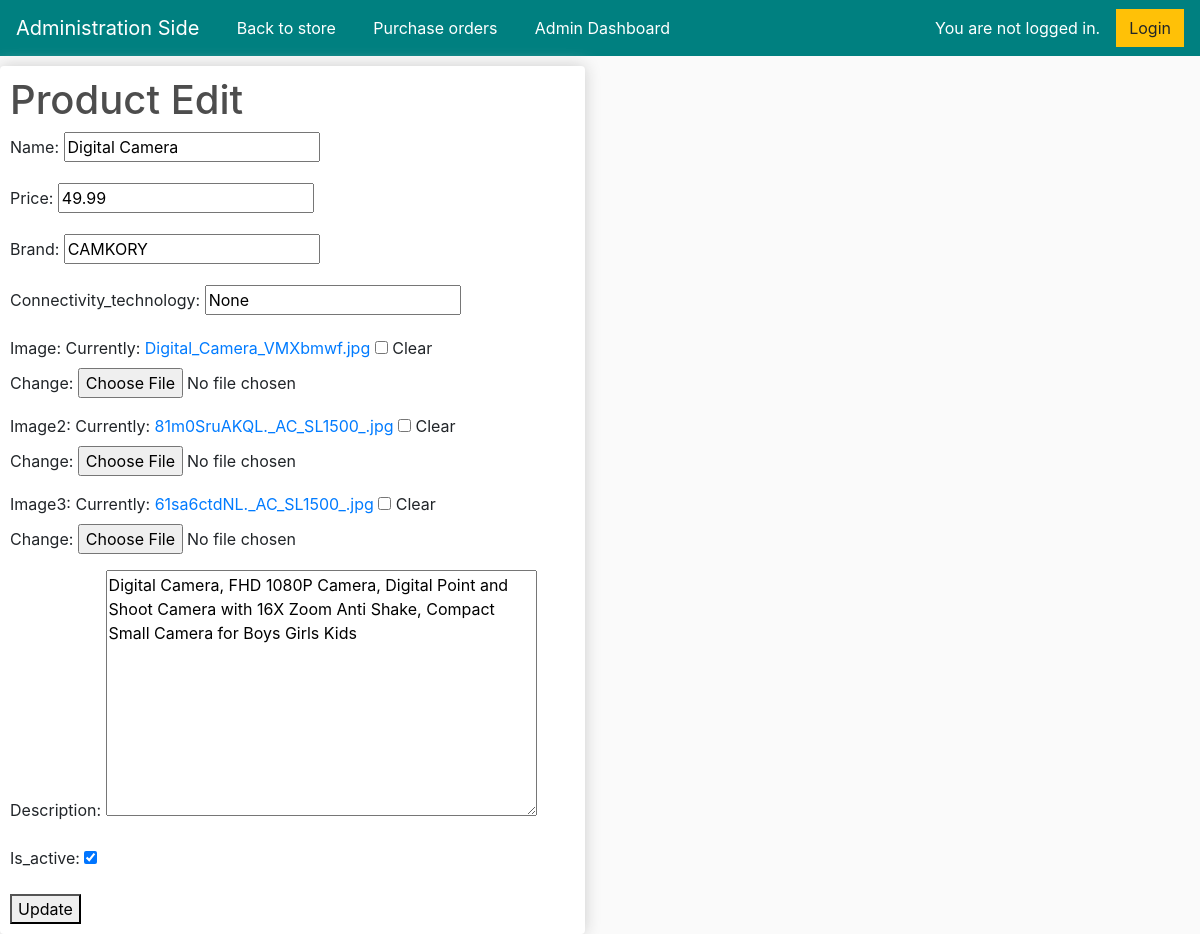
The app's page /product_edit/2, older data.
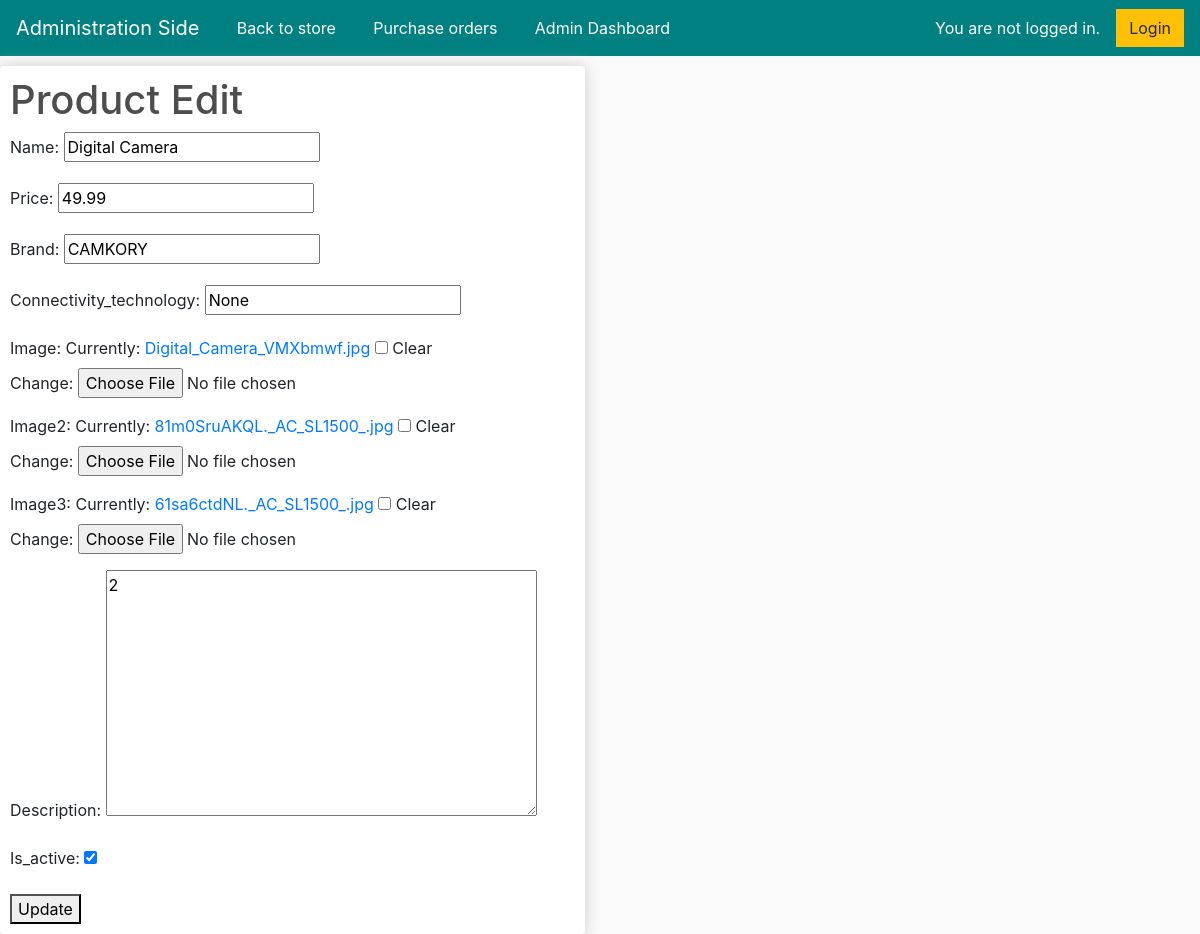
The same page, newer data.
### store/models.py (models this page shows, shortened)
class Product(models.Model):
    name = models.CharField(max_length=200, null=True, verbose_name=_('name'))
    price = models.DecimalField(max_digits=10, decimal_places=2, verbose_name=_('price'))
    brand = models.CharField(max_length=16, null=True, verbose_name=_('brand'))
    connectivity_technology = models.CharField(max_length=32, null=True, verbose_name=_('connectivity_technology'))
    digital = models.BooleanField(default=False, null=True, blank=False)
    image = models.ImageField(null=True, blank=True)
    image2 = models.ImageField(null=True, blank=True)
    image3 = models.ImageField(null=True, blank=True)
    description = models.TextField(null=True, verbose_name=_('description'))
    is_active = models.BooleanField(default=True, verbose_name=_('is_active'))

### store/views.py (the view, shortened to what this page needs)
# urls.py: path('product_edit/<int:product_id>', views.ProductUpdateView.as_view(), name="product_edit"),
class ProductUpdateView(View):
    def get(self, request, product_id):
        product = Product.objects.get(id=product_id)
        form = ProductForm(instance=product)
        return render(request, 'product_edit.html', {'form': form})

### store/forms.py
class ProductForm(forms.ModelForm):
    class Meta:
        model = Product
        fields = ['name','price','brand','connectivity_technology','image','image2','image3','description','is_active']

### store/templates/product_edit.html (shortened to what this page needs)
<!DOCTYPE html>
{% load static %}
{% load i18n %}
<head>
	<link rel="stylesheet" href="https://stackpath.bootstrapcdn.com/bootstrap/4.4.1/css/bootstrap.min.css">
	<link rel="stylesheet" type="text/css" href="{% static 'css/main.css' %}">
</head>
<body>
    <nav class="navbar navbar-expand-lg navbar-dark" style="background-color: #008080;">
		<a class="navbar-brand" href="{% url 'adminDashboard' %}">{% trans 'Administration Side' %}</a>
		<div class="collapse navbar-collapse" id="navbarSupportedContent">
			<ul class="navbar-nav me-auto mb-2 mb-lg-0">
				<a style="margin-left: 8px; color: #008080">|</a>
				<li class="nav-item">
					<a class="nav-link active" aria-current="page" href="{% url 'store' %}">{% trans 'Back to store' %}</a>
				</li>
				<a style="margin-left: 16px; color: #008080">|</a>
				<li class="nav-item">
					<a class="nav-link active" aria-current="page" href="{% url 'order_list' %}">{% trans 'Purchase orders' %}</a>
				</li>
				<a style="margin-left: 16px; color: #008080">|</a>
				<li class="nav-item">
					<a class="nav-link active" aria-current="page" href="{% url 'adminDashboard' %}">{% trans 'Admin Dashboard' %}</a>
				</li>
			</ul>
		</div>
	    <div class="form-inline my-2 my-lg-0">
			{% if user.is_authenticated %}
				<a style="margin-right: 16px; color: white">{% trans 'Hi' %} {{ user.username }}! </a>
				<form action="{% url 'logout' %}" method="post">
					{% csrf_token %}
					<button class="btn btn-warning" type="submit">{% trans 'Logout' %}</button>
				</form>
			{% else %}
				<a style="margin-right: 16px; color: white">{% trans 'You are not logged in.' %} </a>
	     		<a href="{% url 'login' %}" class="btn btn-warning">{% trans 'Login' %}</a>
	     	{% endif %}
	    </div>
	</nav>
    <div class="row">
        <div class="col-lg-6">
            <div class="box-element">
                <h1>{% trans 'Product Edit' %}</h1>
                <form method="post" enctype="multipart/form-data">
                    {{ form.as_p }}
                    <button type="submit">{% trans 'Update' %}</button>
                </form>
            </div>
        </div>
    </div>
</body>

Row changes from the older to the newer data that the page shows:
changed Product "Digital Camera": description "Digital Camera, FHD 1080P Camera, Digital Point and Shoot Camera with 16X Zoom Anti Shake, Compact Small Camera for Boys Girls Kids" → "2"
